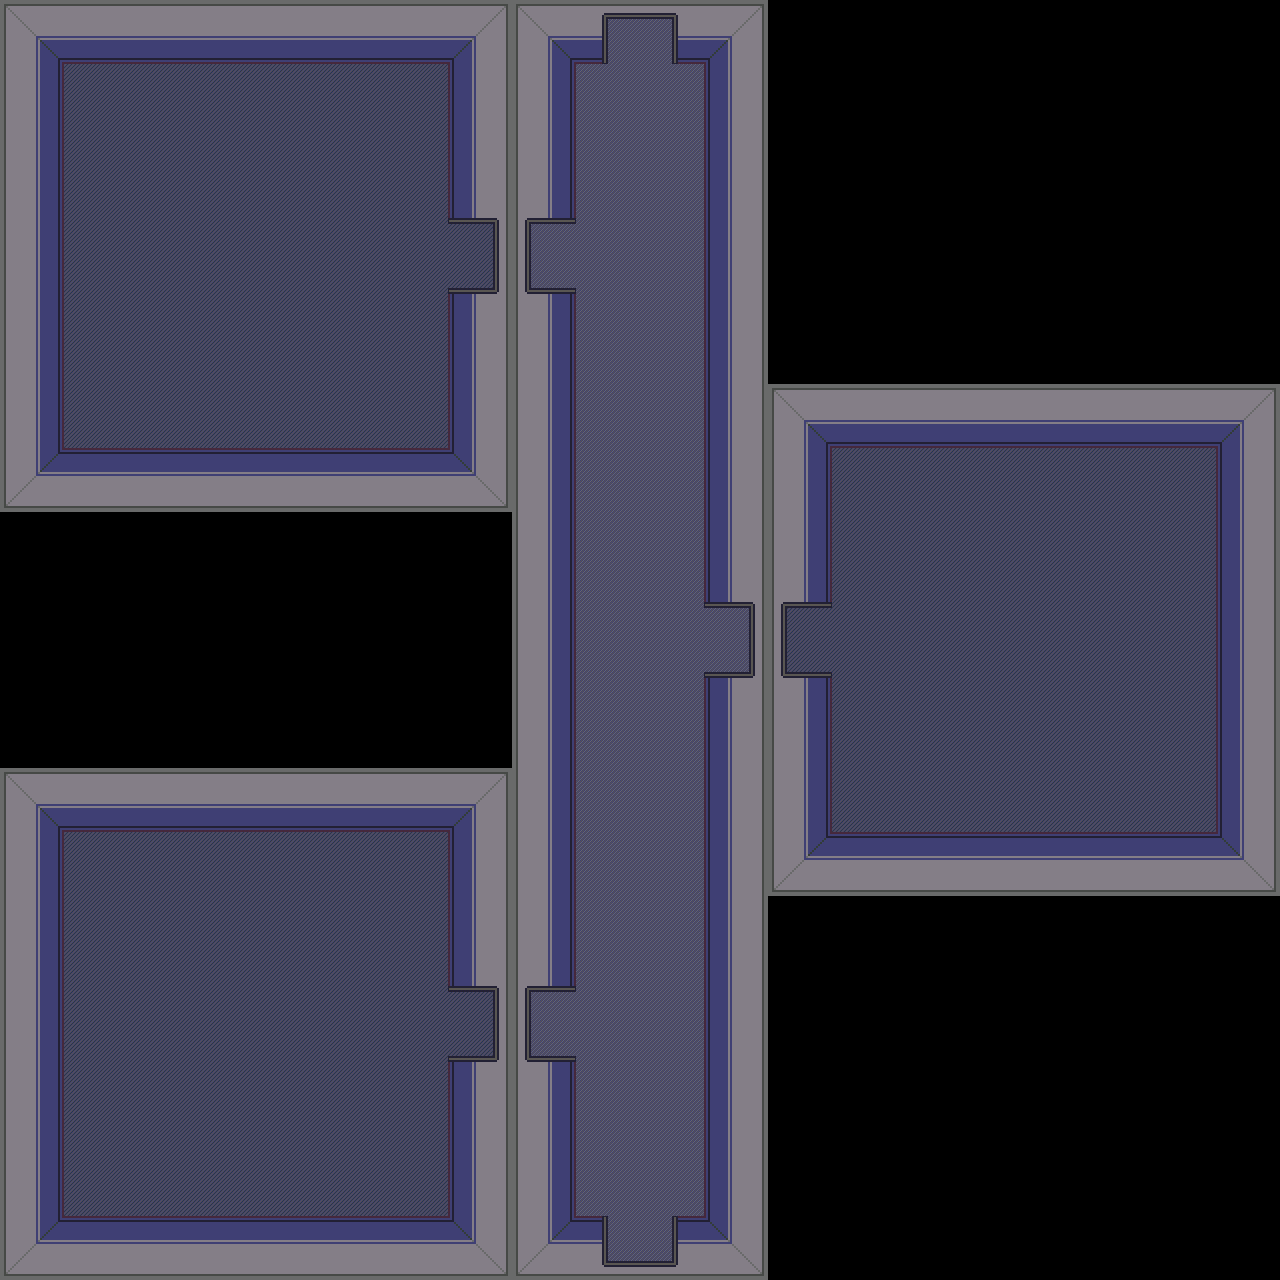

A 2D game scene composited from a Tiled map and its tileset images. What follows is a short description and the map's XML, with each tile layer's data collapsed to a summary:
An orthogonal 40x40 tile map with 32x32 px tiles, 4 tile layers (floors, floors 2, walls, negaspace), 2 tilesets.

<map version="1.4" tiledversion="1.4.2" orientation="orthogonal" renderorder="right-down" width="40" height="40" tilewidth="32" tileheight="32" infinite="0" nextlayerid="6" nextobjectid="1">
 <tileset firstgid="1" source="gather_public_inside_0.1.tsx" />
 <tileset firstgid="929" source="../../tilesets/Gather University 0.x.tsx" />
 <layer id="1" name="floors" width="40" height="40">
  <data>[1600 cells, 1088 non-empty, 1 distinct tile ids]</data>
 </layer>
 <layer id="3" name="floors 2" width="40" height="40">
  <data>[1600 cells, 250 non-empty, 1 distinct tile ids]</data>
 </layer>
 <layer id="4" name="walls" width="40" height="40">
  <data>[1600 cells, 896 non-empty, 29 distinct tile ids]</data>
 </layer>
 <layer id="5" name="negaspace" width="40" height="40">
  <data>[1600 cells, 0 non-empty, 0 distinct tile ids]</data>
 </layer>
</map>
